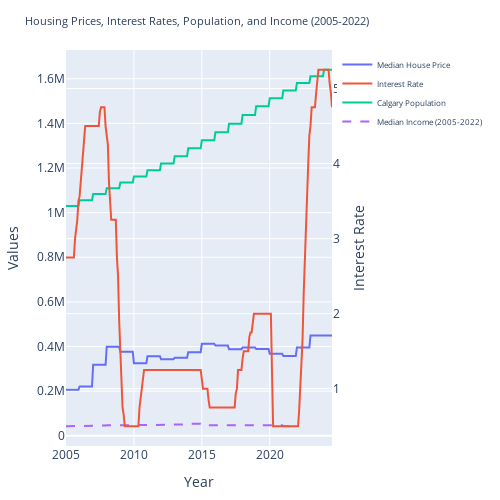

The notebook cell this image was saved under:
### Code cell
# Ensure data is filtered to 2005 and onwards
merged_data = merged_data[merged_data.index >= '2005-01-01']

# Create the line chart
fig = go.Figure()

# Add a trace for Median House Price
fig.add_trace(go.Scatter(x=merged_data.index, y=merged_data['Median_House_Price'],
                         mode='lines', name='Median House Price'))

# Add a trace for Interest Rate on secondary y-axis
fig.add_trace(go.Scatter(x=merged_data.index, y=merged_data['Interest_Rate'],
                         mode='lines', name='Interest Rate', yaxis="y2"))

# Add a trace for Calgary Population
fig.add_trace(go.Scatter(x=merged_data.index, y=merged_data['Calgary_Population'],
                         mode='lines', name='Calgary Population'))

# Add a trace for Median Income only up to 2022
fig.add_trace(go.Scatter(x=merged_data.index, y=merged_data['Median_Income'],
                         mode='lines', name='Median Income (2005-2022)',
                         line=dict(dash='dash')))  # Dashed line to indicate partial data

# Customize the layout for two graphs on the same row, each under 500px width
fig.update_layout(
    title='Housing Prices, Interest Rates, Population, and Income (2005-2022)',
    xaxis_title='Year',
    yaxis_title='Values',
    yaxis2=dict(title="Interest Rate", overlaying='y', side='right'),  # Secondary y-axis for interest rates
    hovermode='x unified',  # Unified hover for all lines
    width=500,  # Keep the width the same
    height=500,  # Increase the height for better visibility
    margin=dict(l=50, r=50, t=50, b=50),  # Set margins to avoid cutting edges
    title_font=dict(size=11),  # Increase title font size
    xaxis=dict(tickfont=dict(size=12)),  # Increase x-axis label font size
    yaxis=dict(tickfont=dict(size=12)),  # Increase y-axis label font size
    legend=dict(font=dict(size=8))  # Increase legend font size
)


# Show the chart
fig.show()

fig.write_html("data.html")

### Figure 1 — Plotly figure (JSON) as saved in the notebook; plotly's stock layout.template omitted (floating-point values rounded to 4 significant figures; data arrays with more than 128 entries replaced by an {"elided": "..."} marker saying what was removed)
{"data": [{"mode": "lines", "name": "Median House Price", "type": "scatter", "x": {"elided": "236 str values"}, "y": {"elided": "236 int values"}}, {"mode": "lines", "name": "Interest Rate", "type": "scatter", "x": {"elided": "236 str values"}, "y": {"elided": "236 float values"}, "yaxis": "y2"}, {"mode": "lines", "name": "Calgary Population", "type": "scatter", "x": {"elided": "236 str values"}, "y": {"elided": "236 int values"}}, {"line": {"dash": "dash"}, "mode": "lines", "name": "Median Income (2005-2022)", "type": "scatter", "x": {"elided": "236 str values"}, "y": {"elided": "236 int values"}}], "layout": {"height": 500, "hovermode": "x unified", "legend": {"font": {"size": 8}}, "margin": {"b": 50, "l": 50, "r": 50, "t": 50}, "title": {"font": {"size": 11}, "text": "Housing Prices, Interest Rates, Population, and Income (2005-2022)"}, "width": 500, "xaxis": {"tickfont": {"size": 12}, "title": {"text": "Year"}}, "yaxis": {"tickfont": {"size": 12}, "title": {"text": "Values"}}, "yaxis2": {"overlaying": "y", "side": "right", "title": {"text": "Interest Rate"}}}}
